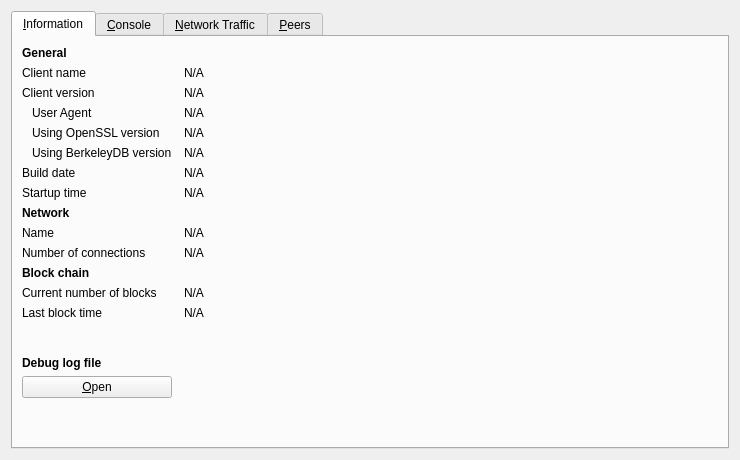
<?xml version="1.0" encoding="UTF-8"?>
<ui version="4.0">
 <class>RPCConsole</class>
 <widget class="QWidget" name="RPCConsole">
  <property name="geometry">
   <rect>
    <x>0</x>
    <y>0</y>
    <width>740</width>
    <height>450</height>
   </rect>
  </property>
  <property name="windowTitle">
   <string>Debug window</string>
  </property>
  <layout class="QVBoxLayout" name="verticalLayout_2">
   <item>
    <widget class="QTabWidget" name="tabWidget">
     <property name="currentIndex">
      <number>0</number>
     </property>
     <widget class="QWidget" name="tab_info">
      <attribute name="title">
       <string>&amp;Information</string>
      </attribute>
      <layout class="QGridLayout" name="gridLayout" columnstretch="0,1">
       <property name="horizontalSpacing">
        <number>12</number>
       </property>
       <item row="0" column="0">
        <widget class="QLabel" name="label_9">
         <property name="font">
          <font>
           <weight>75</weight>
           <bold>true</bold>
          </font>
         </property>
         <property name="text">
          <string>General</string>
         </property>
        </widget>
       </item>
       <item row="1" column="0">
        <widget class="QLabel" name="label_5">
         <property name="text">
          <string>Client name</string>
         </property>
        </widget>
       </item>
       <item row="1" column="1">
        <widget class="QLabel" name="clientName">
         <property name="cursor">
          <cursorShape>IBeamCursor</cursorShape>
         </property>
         <property name="text">
          <string>N/A</string>
         </property>
         <property name="textFormat">
          <enum>Qt::PlainText</enum>
         </property>
         <property name="textInteractionFlags">
          <set>Qt::LinksAccessibleByMouse|Qt::TextSelectableByKeyboard|Qt::TextSelectableByMouse</set>
         </property>
        </widget>
       </item>
       <item row="2" column="0">
        <widget class="QLabel" name="label_6">
         <property name="text">
          <string>Client version</string>
         </property>
        </widget>
       </item>
       <item row="2" column="1">
        <widget class="QLabel" name="clientVersion">
         <property name="cursor">
          <cursorShape>IBeamCursor</cursorShape>
         </property>
         <property name="text">
          <string>N/A</string>
         </property>
         <property name="textFormat">
          <enum>Qt::PlainText</enum>
         </property>
         <property name="textInteractionFlags">
          <set>Qt::LinksAccessibleByMouse|Qt::TextSelectableByKeyboard|Qt::TextSelectableByMouse</set>
         </property>
        </widget>
       </item>
       <item row="3" column="0">
        <widget class="QLabel" name="labelClientUserAgent">
         <property name="text">
          <string>User Agent</string>
         </property>
         <property name="indent">
          <number>10</number>
         </property>
        </widget>
       </item>
       <item row="3" column="1">
        <widget class="QLabel" name="clientUserAgent">
         <property name="cursor">
          <cursorShape>IBeamCursor</cursorShape>
         </property>
         <property name="text">
          <string>N/A</string>
         </property>
         <property name="textFormat">
          <enum>Qt::PlainText</enum>
         </property>
         <property name="textInteractionFlags">
          <set>Qt::LinksAccessibleByMouse|Qt::TextSelectableByKeyboard|Qt::TextSelectableByMouse</set>
         </property>
        </widget>
       </item>
       <item row="4" column="0">
        <widget class="QLabel" name="label_14">
         <property name="text">
          <string>Using OpenSSL version</string>
         </property>
         <property name="indent">
          <number>10</number>
         </property>
        </widget>
       </item>
       <item row="4" column="1">
        <widget class="QLabel" name="openSSLVersion">
         <property name="cursor">
          <cursorShape>IBeamCursor</cursorShape>
         </property>
         <property name="text">
          <string>N/A</string>
         </property>
         <property name="textFormat">
          <enum>Qt::PlainText</enum>
         </property>
         <property name="textInteractionFlags">
          <set>Qt::LinksAccessibleByMouse|Qt::TextSelectableByKeyboard|Qt::TextSelectableByMouse</set>
         </property>
        </widget>
       </item>
       <item row="5" column="0">
        <widget class="QLabel" name="label_berkeleyDBVersion">
         <property name="text">
          <string>Using BerkeleyDB version</string>
         </property>
         <property name="indent">
          <number>10</number>
         </property>
        </widget>
       </item>
       <item row="5" column="1">
        <widget class="QLabel" name="berkeleyDBVersion">
         <property name="cursor">
          <cursorShape>IBeamCursor</cursorShape>
         </property>
         <property name="text">
          <string>N/A</string>
         </property>
         <property name="textFormat">
          <enum>Qt::PlainText</enum>
         </property>
         <property name="textInteractionFlags">
          <set>Qt::LinksAccessibleByMouse|Qt::TextSelectableByKeyboard|Qt::TextSelectableByMouse</set>
         </property>
        </widget>
       </item>
       <item row="6" column="0">
        <widget class="QLabel" name="label_12">
         <property name="text">
          <string>Build date</string>
         </property>
        </widget>
       </item>
       <item row="6" column="1">
        <widget class="QLabel" name="buildDate">
         <property name="cursor">
          <cursorShape>IBeamCursor</cursorShape>
         </property>
         <property name="text">
          <string>N/A</string>
         </property>
         <property name="textFormat">
          <enum>Qt::PlainText</enum>
         </property>
         <property name="textInteractionFlags">
          <set>Qt::LinksAccessibleByMouse|Qt::TextSelectableByKeyboard|Qt::TextSelectableByMouse</set>
         </property>
        </widget>
       </item>
       <item row="7" column="0">
        <widget class="QLabel" name="label_13">
         <property name="text">
          <string>Startup time</string>
         </property>
        </widget>
       </item>
       <item row="7" column="1">
        <widget class="QLabel" name="startupTime">
         <property name="cursor">
          <cursorShape>IBeamCursor</cursorShape>
         </property>
         <property name="text">
          <string>N/A</string>
         </property>
         <property name="textFormat">
          <enum>Qt::PlainText</enum>
         </property>
         <property name="textInteractionFlags">
          <set>Qt::LinksAccessibleByMouse|Qt::TextSelectableByKeyboard|Qt::TextSelectableByMouse</set>
         </property>
        </widget>
       </item>
       <item row="8" column="0">
        <widget class="QLabel" name="label_11">
         <property name="font">
          <font>
           <weight>75</weight>
           <bold>true</bold>
          </font>
         </property>
         <property name="text">
          <string>Network</string>
         </property>
        </widget>
       </item>
       <item row="9" column="0">
        <widget class="QLabel" name="label_8">
         <property name="text">
          <string>Name</string>
         </property>
        </widget>
       </item>
       <item row="9" column="1">
        <widget class="QLabel" name="networkName">
         <property name="cursor">
          <cursorShape>IBeamCursor</cursorShape>
         </property>
         <property name="text">
          <string>N/A</string>
         </property>
         <property name="textFormat">
          <enum>Qt::PlainText</enum>
         </property>
         <property name="textInteractionFlags">
          <set>Qt::LinksAccessibleByMouse|Qt::TextSelectableByKeyboard|Qt::TextSelectableByMouse</set>
         </property>
        </widget>
       </item>
       <item row="10" column="0">
        <widget class="QLabel" name="label_7">
         <property name="text">
          <string>Number of connections</string>
         </property>
        </widget>
       </item>
       <item row="10" column="1">
        <widget class="QLabel" name="numberOfConnections">
         <property name="cursor">
          <cursorShape>IBeamCursor</cursorShape>
         </property>
         <property name="text">
          <string>N/A</string>
         </property>
         <property name="textFormat">
          <enum>Qt::PlainText</enum>
         </property>
         <property name="textInteractionFlags">
          <set>Qt::LinksAccessibleByMouse|Qt::TextSelectableByKeyboard|Qt::TextSelectableByMouse</set>
         </property>
        </widget>
       </item>
       <item row="11" column="0">
        <widget class="QLabel" name="label_10">
         <property name="font">
          <font>
           <weight>75</weight>
           <bold>true</bold>
          </font>
         </property>
         <property name="text">
          <string>Block chain</string>
         </property>
        </widget>
       </item>
       <item row="12" column="0">
        <widget class="QLabel" name="label_3">
         <property name="text">
          <string>Current number of blocks</string>
         </property>
        </widget>
       </item>
       <item row="12" column="1">
        <widget class="QLabel" name="numberOfBlocks">
         <property name="cursor">
          <cursorShape>IBeamCursor</cursorShape>
         </property>
         <property name="text">
          <string>N/A</string>
         </property>
         <property name="textFormat">
          <enum>Qt::PlainText</enum>
         </property>
         <property name="textInteractionFlags">
          <set>Qt::LinksAccessibleByMouse|Qt::TextSelectableByKeyboard|Qt::TextSelectableByMouse</set>
         </property>
        </widget>
       </item>
       <item row="13" column="0">
        <widget class="QLabel" name="label_2">
         <property name="text">
          <string>Last block time</string>
         </property>
        </widget>
       </item>
       <item row="13" column="1">
        <widget class="QLabel" name="lastBlockTime">
         <property name="cursor">
          <cursorShape>IBeamCursor</cursorShape>
         </property>
         <property name="text">
          <string>N/A</string>
         </property>
         <property name="textFormat">
          <enum>Qt::PlainText</enum>
         </property>
         <property name="textInteractionFlags">
          <set>Qt::LinksAccessibleByMouse|Qt::TextSelectableByKeyboard|Qt::TextSelectableByMouse</set>
         </property>
        </widget>
       </item>
       <item row="14" column="0">
        <spacer name="verticalSpacer_2">
         <property name="orientation">
          <enum>Qt::Vertical</enum>
         </property>
         <property name="sizeHint" stdset="0">
          <size>
           <width>20</width>
           <height>20</height>
          </size>
         </property>
        </spacer>
       </item>
       <item row="15" column="0">
        <widget class="QLabel" name="labelDebugLogfile">
         <property name="font">
          <font>
           <weight>75</weight>
           <bold>true</bold>
          </font>
         </property>
         <property name="text">
          <string>Debug log file</string>
         </property>
        </widget>
       </item>
       <item row="16" column="0">
        <widget class="QPushButton" name="openDebugLogfileButton">
         <property name="toolTip">
          <string>Open the Groestlcoin Core debug log file from the current data directory. This can take a few seconds for large log files.</string>
         </property>
         <property name="text">
          <string>&amp;Open</string>
         </property>
         <property name="autoDefault">
          <bool>false</bool>
         </property>
        </widget>
       </item>
       <item row="17" column="0">
        <spacer name="verticalSpacer">
         <property name="orientation">
          <enum>Qt::Vertical</enum>
         </property>
         <property name="sizeHint" stdset="0">
          <size>
           <width>20</width>
           <height>40</height>
          </size>
         </property>
        </spacer>
       </item>
      </layout>
     </widget>
     <widget class="QWidget" name="tab_console">
      <attribute name="title">
       <string>&amp;Console</string>
      </attribute>
      <layout class="QVBoxLayout" name="verticalLayout_3">
       <property name="spacing">
        <number>3</number>
       </property>
       <item>
        <widget class="QTextEdit" name="messagesWidget">
         <property name="minimumSize">
          <size>
           <width>0</width>
           <height>100</height>
          </size>
         </property>
         <property name="readOnly">
          <bool>true</bool>
         </property>
         <property name="tabKeyNavigation" stdset="0">
          <bool>false</bool>
         </property>
         <property name="columnCount" stdset="0">
          <number>2</number>
         </property>
        </widget>
       </item>
       <item>
        <layout class="QHBoxLayout" name="horizontalLayout">
         <property name="spacing">
          <number>3</number>
         </property>
         <item>
          <widget class="QLabel" name="label">
           <property name="text">
            <string notr="true">&gt;</string>
           </property>
          </widget>
         </item>
         <item>
          <widget class="QLineEdit" name="lineEdit"/>
         </item>
         <item>
          <widget class="QPushButton" name="clearButton">
           <property name="maximumSize">
            <size>
             <width>24</width>
             <height>24</height>
            </size>
           </property>
           <property name="toolTip">
            <string>Clear console</string>
           </property>
           <property name="text">
            <string/>
           </property>
           <property name="icon">
            <iconset resource="../bitcoin.qrc">
             <normaloff>:/icons/remove</normaloff>:/icons/remove</iconset>
           </property>
           <property name="shortcut">
            <string notr="true">Ctrl+L</string>
           </property>
           <property name="autoDefault">
            <bool>false</bool>
           </property>
          </widget>
         </item>
        </layout>
       </item>
      </layout>
     </widget>
     <widget class="QWidget" name="tab_nettraffic">
      <attribute name="title">
       <string>&amp;Network Traffic</string>
      </attribute>
      <layout class="QHBoxLayout" name="horizontalLayout_3">
       <item>
        <layout class="QVBoxLayout" name="verticalLayout_4">
         <item>
          <widget class="TrafficGraphWidget" name="trafficGraph" native="true">
           <property name="sizePolicy">
            <sizepolicy hsizetype="Expanding" vsizetype="Expanding">
             <horstretch>0</horstretch>
             <verstretch>0</verstretch>
            </sizepolicy>
           </property>
          </widget>
         </item>
         <item>
          <layout class="QHBoxLayout" name="horizontalLayout_2">
           <item>
            <widget class="QSlider" name="sldGraphRange">
             <property name="minimum">
              <number>1</number>
             </property>
             <property name="maximum">
              <number>288</number>
             </property>
             <property name="pageStep">
              <number>12</number>
             </property>
             <property name="value">
              <number>6</number>
             </property>
             <property name="orientation">
              <enum>Qt::Horizontal</enum>
             </property>
            </widget>
           </item>
           <item>
            <widget class="QLabel" name="lblGraphRange">
             <property name="minimumSize">
              <size>
               <width>100</width>
               <height>0</height>
              </size>
             </property>
             <property name="alignment">
              <set>Qt::AlignCenter</set>
             </property>
            </widget>
           </item>
           <item>
            <widget class="QPushButton" name="btnClearTrafficGraph">
             <property name="text">
              <string>&amp;Clear</string>
             </property>
             <property name="autoDefault">
              <bool>false</bool>
             </property>
            </widget>
           </item>
          </layout>
         </item>
        </layout>
       </item>
       <item>
        <layout class="QVBoxLayout" name="verticalLayout">
         <item>
          <widget class="QGroupBox" name="groupBox">
           <property name="title">
            <string>Totals</string>
           </property>
           <layout class="QVBoxLayout" name="verticalLayout_5">
            <item>
             <layout class="QHBoxLayout" name="horizontalLayout_4">
              <item>
               <widget class="Line" name="line">
                <property name="sizePolicy">
                 <sizepolicy hsizetype="Fixed" vsizetype="Fixed">
                  <horstretch>0</horstretch>
                  <verstretch>0</verstretch>
                 </sizepolicy>
                </property>
                <property name="minimumSize">
                 <size>
                  <width>10</width>
                  <height>0</height>
                 </size>
                </property>
                <property name="palette">
                 <palette>
                  <active>
                   <colorrole role="Light">
                    <brush brushstyle="SolidPattern">
                     <color alpha="255">
                      <red>0</red>
                      <green>255</green>
                      <blue>0</blue>
                     </color>
                    </brush>
                   </colorrole>
                  </active>
                  <inactive>
                   <colorrole role="Light">
                    <brush brushstyle="SolidPattern">
                     <color alpha="255">
                      <red>0</red>
                      <green>255</green>
                      <blue>0</blue>
                     </color>
                    </brush>
                   </colorrole>
                  </inactive>
                  <disabled>
                   <colorrole role="Light">
                    <brush brushstyle="SolidPattern">
                     <color alpha="255">
                      <red>0</red>
                      <green>255</green>
                      <blue>0</blue>
                     </color>
                    </brush>
                   </colorrole>
                  </disabled>
                 </palette>
                </property>
                <property name="orientation">
                 <enum>Qt::Horizontal</enum>
                </property>
               </widget>
              </item>
              <item>
               <widget class="QLabel" name="label_16">
                <property name="text">
                 <string>Received</string>
                </property>
               </widget>
              </item>
              <item>
               <widget class="QLabel" name="lblBytesIn">
                <property name="minimumSize">
                 <size>
                  <width>50</width>
                  <height>0</height>
                 </size>
                </property>
                <property name="alignment">
                 <set>Qt::AlignRight|Qt::AlignTrailing|Qt::AlignVCenter</set>
                </property>
               </widget>
              </item>
             </layout>
            </item>
            <item>
             <layout class="QHBoxLayout" name="horizontalLayout_5">
              <item>
               <widget class="Line" name="line_2">
                <property name="sizePolicy">
                 <sizepolicy hsizetype="Fixed" vsizetype="Fixed">
                  <horstretch>0</horstretch>
                  <verstretch>0</verstretch>
                 </sizepolicy>
                </property>
                <property name="minimumSize">
                 <size>
                  <width>10</width>
                  <height>0</height>
                 </size>
                </property>
                <property name="palette">
                 <palette>
                  <active>
                   <colorrole role="Light">
                    <brush brushstyle="SolidPattern">
                     <color alpha="255">
                      <red>255</red>
                      <green>0</green>
                      <blue>0</blue>
                     </color>
                    </brush>
                   </colorrole>
                  </active>
                  <inactive>
                   <colorrole role="Light">
                    <brush brushstyle="SolidPattern">
                     <color alpha="255">
                      <red>255</red>
                      <green>0</green>
                      <blue>0</blue>
                     </color>
                    </brush>
                   </colorrole>
                  </inactive>
                  <disabled>
                   <colorrole role="Light">
                    <brush brushstyle="SolidPattern">
                     <color alpha="255">
                      <red>255</red>
                      <green>0</green>
                      <blue>0</blue>
                     </color>
                    </brush>
                   </colorrole>
                  </disabled>
                 </palette>
                </property>
                <property name="orientation">
                 <enum>Qt::Horizontal</enum>
                </property>
               </widget>
              </item>
              <item>
               <widget class="QLabel" name="label_17">
                <property name="text">
                 <string>Sent</string>
                </property>
               </widget>
              </item>
              <item>
               <widget class="QLabel" name="lblBytesOut">
                <property name="minimumSize">
                 <size>
                  <width>50</width>
                  <height>0</height>
                 </size>
                </property>
                <property name="alignment">
                 <set>Qt::AlignRight|Qt::AlignTrailing|Qt::AlignVCenter</set>
                </property>
               </widget>
              </item>
             </layout>
            </item>
            <item>
             <spacer name="verticalSpacer_4">
              <property name="orientation">
               <enum>Qt::Vertical</enum>
              </property>
              <property name="sizeHint" stdset="0">
               <size>
                <width>20</width>
                <height>407</height>
               </size>
              </property>
             </spacer>
            </item>
           </layout>
          </widget>
         </item>
        </layout>
       </item>
      </layout>
     </widget>
     <widget class="QWidget" name="tab_peers">
      <attribute name="title">
       <string>&amp;Peers</string>
      </attribute>
      <layout class="QGridLayout" name="gridLayout_2">
       <item row="0" column="0" rowspan="2">
        <widget class="QTableView" name="peerWidget">
         <property name="horizontalScrollBarPolicy">
          <enum>Qt::ScrollBarAsNeeded</enum>
         </property>
         <property name="sortingEnabled">
          <bool>true</bool>
         </property>
         <attribute name="horizontalHeaderHighlightSections">
          <bool>false</bool>
         </attribute>
        </widget>
       </item>
       <item row="0" column="1">
        <widget class="QLabel" name="peerHeading">
         <property name="sizePolicy">
          <sizepolicy hsizetype="Preferred" vsizetype="Minimum">
           <horstretch>0</horstretch>
           <verstretch>0</verstretch>
          </sizepolicy>
         </property>
         <property name="minimumSize">
          <size>
           <width>300</width>
           <height>32</height>
          </size>
         </property>
         <property name="font">
          <font>
           <pointsize>10</pointsize>
          </font>
         </property>
         <property name="cursor">
          <cursorShape>IBeamCursor</cursorShape>
         </property>
         <property name="text">
          <string>Select a peer to view detailed information.</string>
         </property>
         <property name="alignment">
          <set>Qt::AlignHCenter|Qt::AlignTop</set>
         </property>
         <property name="wordWrap">
          <bool>true</bool>
         </property>
         <property name="textInteractionFlags">
          <set>Qt::LinksAccessibleByMouse|Qt::TextSelectableByKeyboard|Qt::TextSelectableByMouse</set>
         </property>
        </widget>
       </item>
       <item row="1" column="1">
        <widget class="QWidget" name="detailWidget" native="true">
         <property name="minimumSize">
          <size>
           <width>300</width>
           <height>0</height>
          </size>
         </property>
         <layout class="QGridLayout" name="gridLayout_3">
          <item row="0" column="0">
           <widget class="QLabel" name="label_30">
            <property name="text">
             <string>Whitelisted</string>
            </property>
           </widget>
          </item>
          <item row="0" column="2">
           <widget class="QLabel" name="peerWhitelisted">
            <property name="cursor">
             <cursorShape>IBeamCursor</cursorShape>
            </property>
            <property name="text">
             <string>N/A</string>
            </property>
            <property name="textFormat">
             <enum>Qt::PlainText</enum>
            </property>
            <property name="textInteractionFlags">
             <set>Qt::LinksAccessibleByMouse|Qt::TextSelectableByKeyboard|Qt::TextSelectableByMouse</set>
            </property>
           </widget>
          </item>
          <item row="1" column="0">
           <widget class="QLabel" name="label_23">
            <property name="text">
             <string>Direction</string>
            </property>
           </widget>
          </item>
          <item row="1" column="2">
           <widget class="QLabel" name="peerDirection">
            <property name="cursor">
             <cursorShape>IBeamCursor</cursorShape>
            </property>
            <property name="text">
             <string>N/A</string>
            </property>
            <property name="textFormat">
             <enum>Qt::PlainText</enum>
            </property>
            <property name="textInteractionFlags">
             <set>Qt::LinksAccessibleByMouse|Qt::TextSelectableByKeyboard|Qt::TextSelectableByMouse</set>
            </property>
           </widget>
          </item>
          <item row="2" column="0">
           <widget class="QLabel" name="label_21">
            <property name="text">
             <string>Version</string>
            </property>
           </widget>
          </item>
          <item row="2" column="2">
           <widget class="QLabel" name="peerVersion">
            <property name="cursor">
             <cursorShape>IBeamCursor</cursorShape>
            </property>
            <property name="text">
             <string>N/A</string>
            </property>
            <property name="textFormat">
             <enum>Qt::PlainText</enum>
            </property>
            <property name="textInteractionFlags">
             <set>Qt::LinksAccessibleByMouse|Qt::TextSelectableByKeyboard|Qt::TextSelectableByMouse</set>
            </property>
           </widget>
          </item>
          <item row="3" column="0">
           <widget class="QLabel" name="label_28">
            <property name="text">
             <string>User Agent</string>
            </property>
           </widget>
          </item>
          <item row="3" column="2">
           <widget class="QLabel" name="peerSubversion">
            <property name="cursor">
             <cursorShape>IBeamCursor</cursorShape>
            </property>
            <property name="text">
             <string>N/A</string>
            </property>
            <property name="textFormat">
             <enum>Qt::PlainText</enum>
            </property>
            <property name="textInteractionFlags">
             <set>Qt::LinksAccessibleByMouse|Qt::TextSelectableByKeyboard|Qt::TextSelectableByMouse</set>
            </property>
           </widget>
          </item>
          <item row="4" column="0">
           <widget class="QLabel" name="label_4">
            <property name="text">
             <string>Services</string>
            </property>
           </widget>
          </item>
          <item row="4" column="2">
           <widget class="QLabel" name="peerServices">
            <property name="cursor">
             <cursorShape>IBeamCursor</cursorShape>
            </property>
            <property name="text">
             <string>N/A</string>
            </property>
            <property name="textFormat">
             <enum>Qt::PlainText</enum>
            </property>
            <property name="textInteractionFlags">
             <set>Qt::LinksAccessibleByMouse|Qt::TextSelectableByKeyboard|Qt::TextSelectableByMouse</set>
            </property>
           </widget>
          </item>
          <item row="5" column="0">
           <widget class="QLabel" name="label_29">
            <property name="text">
             <string>Starting Block</string>
            </property>
           </widget>
          </item>
          <item row="5" column="2">
           <widget class="QLabel" name="peerHeight">
            <property name="cursor">
             <cursorShape>IBeamCursor</cursorShape>
            </property>
            <property name="text">
             <string>N/A</string>
            </property>
            <property name="textFormat">
             <enum>Qt::PlainText</enum>
            </property>
            <property name="textInteractionFlags">
             <set>Qt::LinksAccessibleByMouse|Qt::TextSelectableByKeyboard|Qt::TextSelectableByMouse</set>
            </property>
           </widget>
          </item>
          <item row="6" column="0">
           <widget class="QLabel" name="label_27">
            <property name="text">
             <string>Synced Headers</string>
            </property>
           </widget>
          </item>
          <item row="6" column="2">
           <widget class="QLabel" name="peerSyncHeight">
            <property name="cursor">
             <cursorShape>IBeamCursor</cursorShape>
            </property>
            <property name="text">
             <string>N/A</string>
            </property>
            <property name="textFormat">
             <enum>Qt::PlainText</enum>
            </property>
            <property name="textInteractionFlags">
             <set>Qt::LinksAccessibleByMouse|Qt::TextSelectableByKeyboard|Qt::TextSelectableByMouse</set>
            </property>
           </widget>
          </item>
          <item row="7" column="0">
           <widget class="QLabel" name="label_25">
            <property name="text">
             <string>Synced Blocks</string>
            </property>
           </widget>
          </item>
          <item row="7" column="2">
           <widget class="QLabel" name="peerCommonHeight">
            <property name="cursor">
             <cursorShape>IBeamCursor</cursorShape>
            </property>
            <property name="text">
             <string>N/A</string>
            </property>
            <property name="textFormat">
             <enum>Qt::PlainText</enum>
            </property>
            <property name="textInteractionFlags">
             <set>Qt::LinksAccessibleByMouse|Qt::TextSelectableByKeyboard|Qt::TextSelectableByMouse</set>
            </property>
           </widget>
          </item>
          <item row="8" column="0">
           <widget class="QLabel" name="label_24">
            <property name="text">
             <string>Ban Score</string>
            </property>
           </widget>
          </item>
          <item row="8" column="2">
           <widget class="QLabel" name="peerBanScore">
            <property name="cursor">
             <cursorShape>IBeamCursor</cursorShape>
            </property>
            <property name="text">
             <string>N/A</string>
            </property>
            <property name="textFormat">
             <enum>Qt::PlainText</enum>
            </property>
            <property name="textInteractionFlags">
             <set>Qt::LinksAccessibleByMouse|Qt::TextSelectableByKeyboard|Qt::TextSelectableByMouse</set>
            </property>
           </widget>
          </item>
          <item row="9" column="0">
           <widget class="QLabel" name="label_22">
            <property name="text">
             <string>Connection Time</string>
            </property>
           </widget>
          </item>
          <item row="9" column="2">
           <widget class="QLabel" name="peerConnTime">
            <property name="cursor">
             <cursorShape>IBeamCursor</cursorShape>
            </property>
            <property name="text">
             <string>N/A</string>
            </property>
            <property name="textFormat">
             <enum>Qt::PlainText</enum>
            </property>
            <property name="textInteractionFlags">
             <set>Qt::LinksAccessibleByMouse|Qt::TextSelectableByKeyboard|Qt::TextSelectableByMouse</set>
            </property>
           </widget>
          </item>
          <item row="10" column="0">
           <widget class="QLabel" name="label_15">
            <property name="text">
             <string>Last Send</string>
            </property>
           </widget>
          </item>
          <item row="10" column="2">
           <widget class="QLabel" name="peerLastSend">
            <property name="cursor">
             <cursorShape>IBeamCursor</cursorShape>
            </property>
            <property name="text">
             <string>N/A</string>
            </property>
            <property name="textFormat">
             <enum>Qt::PlainText</enum>
            </property>
            <property name="textInteractionFlags">
             <set>Qt::LinksAccessibleByMouse|Qt::TextSelectableByKeyboard|Qt::TextSelectableByMouse</set>
            </property>
           </widget>
          </item>
          <item row="11" column="0">
           <widget class="QLabel" name="label_19">
            <property name="text">
             <string>Last Receive</string>
            </property>
           </widget>
          </item>
          <item row="11" column="2">
           <widget class="QLabel" name="peerLastRecv">
            <property name="cursor">
             <cursorShape>IBeamCursor</cursorShape>
            </property>
            <property name="text">
             <string>N/A</string>
            </property>
            <property name="textFormat">
             <enum>Qt::PlainText</enum>
            </property>
            <property name="textInteractionFlags">
             <set>Qt::LinksAccessibleByMouse|Qt::TextSelectableByKeyboard|Qt::TextSelectableByMouse</set>
            </property>
           </widget>
          </item>
          <item row="12" column="0">
           <widget class="QLabel" name="label_18">
            <property name="text">
             <string>Bytes Sent</string>
            </property>
           </widget>
          </item>
          <item row="12" column="2">
           <widget class="QLabel" name="peerBytesSent">
            <property name="cursor">
             <cursorShape>IBeamCursor</cursorShape>
            </property>
            <property name="text">
             <string>N/A</string>
            </property>
            <property name="textFormat">
             <enum>Qt::PlainText</enum>
            </property>
            <property name="textInteractionFlags">
             <set>Qt::LinksAccessibleByMouse|Qt::TextSelectableByKeyboard|Qt::TextSelectableByMouse</set>
            </property>
           </widget>
          </item>
          <item row="13" column="0">
           <widget class="QLabel" name="label_20">
            <property name="text">
             <string>Bytes Received</string>
            </property>
           </widget>
          </item>
          <item row="13" column="2">
           <widget class="QLabel" name="peerBytesRecv">
            <property name="cursor">
             <cursorShape>IBeamCursor</cursorShape>
            </property>
            <property name="text">
             <string>N/A</string>
            </property>
            <property name="textFormat">
             <enum>Qt::PlainText</enum>
            </property>
            <property name="textInteractionFlags">
             <set>Qt::LinksAccessibleByMouse|Qt::TextSelectableByKeyboard|Qt::TextSelectableByMouse</set>
            </property>
           </widget>
          </item>
          <item row="14" column="0">
           <widget class="QLabel" name="label_26">
            <property name="text">
             <string>Ping Time</string>
            </property>
           </widget>
          </item>
          <item row="14" column="2">
           <widget class="QLabel" name="peerPingTime">
            <property name="cursor">
             <cursorShape>IBeamCursor</cursorShape>
            </property>
            <property name="text">
             <string>N/A</string>
            </property>
            <property name="textFormat">
             <enum>Qt::PlainText</enum>
            </property>
            <property name="textInteractionFlags">
             <set>Qt::LinksAccessibleByMouse|Qt::TextSelectableByKeyboard|Qt::TextSelectableByMouse</set>
            </property>
           </widget>
          </item>
          <item row="15" column="0">
           <widget class="QLabel" name="peerPingWaitLabel">
            <property name="toolTip">
             <string>The duration of a currently outstanding ping.</string>
            </property>
            <property name="text">
             <string>Ping Wait</string>
            </property>
           </widget>
          </item>
          <item row="15" column="2">
           <widget class="QLabel" name="peerPingWait">
            <property name="cursor">
             <cursorShape>IBeamCursor</cursorShape>
            </property>
            <property name="text">
             <string>N/A</string>
            </property>
            <property name="textFormat">
             <enum>Qt::PlainText</enum>
            </property>
            <property name="textInteractionFlags">
             <set>Qt::LinksAccessibleByMouse|Qt::TextSelectableByKeyboard|Qt::TextSelectableByMouse</set>
            </property>
           </widget>
          </item>
          <item row="16" column="0">
           <widget class="QLabel" name="label_timeoffset">
            <property name="text">
             <string>Time Offset</string>
            </property>
           </widget>
          </item>
          <item row="16" column="2">
           <widget class="QLabel" name="timeoffset">
            <property name="cursor">
             <cursorShape>IBeamCursor</cursorShape>
            </property>
            <property name="text">
             <string>N/A</string>
            </property>
            <property name="textFormat">
             <enum>Qt::PlainText</enum>
            </property>
            <property name="textInteractionFlags">
             <set>Qt::LinksAccessibleByMouse|Qt::TextSelectableByKeyboard|Qt::TextSelectableByMouse</set>
            </property>
           </widget>
          </item>
          <item row="17" column="1">
           <spacer name="verticalSpacer_3">
            <property name="orientation">
             <enum>Qt::Vertical</enum>
            </property>
            <property name="sizeHint" stdset="0">
             <size>
              <width>20</width>
              <height>40</height>
             </size>
            </property>
           </spacer>
          </item>
         </layout>
        </widget>
       </item>
      </layout>
     </widget>
    </widget>
   </item>
  </layout>
 </widget>
 <customwidgets>
  <customwidget>
   <class>TrafficGraphWidget</class>
   <extends>QWidget</extends>
   <header>trafficgraphwidget.h</header>
   <container>1</container>
   <slots>
    <slot>clear()</slot>
   </slots>
  </customwidget>
 </customwidgets>
 <resources>
  <include location="../bitcoin.qrc"/>
 </resources>
 <connections/>
</ui>
